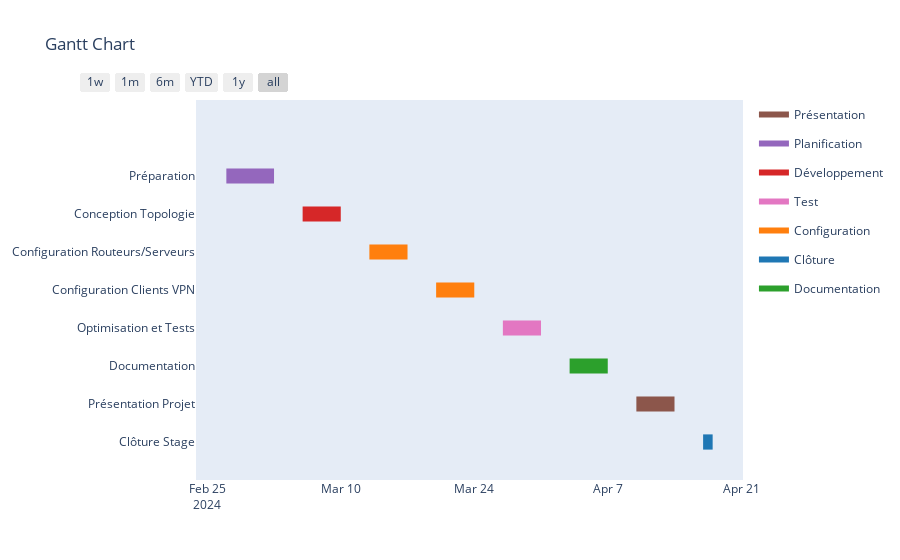

Write notebook code for a chart like this one.
### Code cell
import plotly.figure_factory as ff
import datetime

#Définition des tâches avec leurs dates de début et de fin
tasks = [
    dict(Task="Préparation", Start='2024-02-27', Finish='2024-03-03', Resource='Planification'),
    dict(Task="Conception Topologie", Start='2024-03-06', Finish='2024-03-10', Resource='Développement'),
    dict(Task="Configuration Routeurs/Serveurs", Start='2024-03-13', Finish='2024-03-17', Resource='Configuration'),
    dict(Task="Configuration Clients VPN", Start='2024-03-20', Finish='2024-03-24', Resource='Configuration'),
    dict(Task="Optimisation et Tests", Start='2024-03-27', Finish='2024-03-31', Resource='Test'),
    dict(Task="Documentation", Start='2024-04-03', Finish='2024-04-07', Resource='Documentation'),
    dict(Task="Présentation Projet", Start='2024-04-10', Finish='2024-04-14', Resource='Présentation'),
    dict(Task="Clôture Stage", Start='2024-04-17', Finish='2024-04-18', Resource='Clôture')
]

#Création du diagramme de Gantt
fig = ff.create_gantt(tasks, index_col='Resource', show_colorbar=True, group_tasks=True)

#Affichage du graphique
fig.show()

### Figure 1 — Plotly figure (JSON) as saved in the notebook; plotly's stock layout.template omitted (floating-point values rounded to 4 significant figures)
{"data": [{"fill": "toself", "fillcolor": "rgb(140, 86, 75)", "hoverinfo": "name", "legendgroup": "rgb(140, 86, 75)", "mode": "none", "name": "Présentation", "showlegend": true, "type": "scatter", "x": ["2024-04-10", "2024-04-14", "2024-04-14", "2024-04-10"], "y": [0.8, 0.8, 1.2, 1.2]}, {"fill": "toself", "fillcolor": "rgb(148, 103, 189)", "hoverinfo": "name", "legendgroup": "rgb(148, 103, 189)", "mode": "none", "name": "Planification", "showlegend": true, "type": "scatter", "x": ["2024-02-27", "2024-03-03", "2024-03-03", "2024-02-27"], "y": [6.8, 6.8, 7.2, 7.2]}, {"fill": "toself", "fillcolor": "rgb(214, 39, 40)", "hoverinfo": "name", "legendgroup": "rgb(214, 39, 40)", "mode": "none", "name": "Développement", "showlegend": true, "type": "scatter", "x": ["2024-03-06", "2024-03-10", "2024-03-10", "2024-03-06"], "y": [5.8, 5.8, 6.2, 6.2]}, {"fill": "toself", "fillcolor": "rgb(227, 119, 194)", "hoverinfo": "name", "legendgroup": "rgb(227, 119, 194)", "mode": "none", "name": "Test", "showlegend": true, "type": "scatter", "x": ["2024-03-27", "2024-03-31", "2024-03-31", "2024-03-27"], "y": [2.8, 2.8, 3.2, 3.2]}, {"fill": "toself", "fillcolor": "rgb(255, 127, 14)", "hoverinfo": "name", "legendgroup": "rgb(255, 127, 14)", "mode": "none", "name": "Configuration", "showlegend": true, "type": "scatter", "x": ["2024-03-13", "2024-03-17", "2024-03-17", "2024-03-13", "2024-03-13", "2024-03-20", "2024-03-24", "2024-03-24", "2024-03-20"], "y": [4.8, 4.8, 5.2, 5.2, null, 3.8, 3.8, 4.2, 4.2]}, {"fill": "toself", "fillcolor": "rgb(31, 119, 180)", "hoverinfo": "name", "legendgroup": "rgb(31, 119, 180)", "mode": "none", "name": "Clôture", "showlegend": true, "type": "scatter", "x": ["2024-04-17", "2024-04-18", "2024-04-18", "2024-04-17"], "y": [-0.2, -0.2, 0.2, 0.2]}, {"fill": "toself", "fillcolor": "rgb(44, 160, 44)", "hoverinfo": "name", "legendgroup": "rgb(44, 160, 44)", "mode": "none", "name": "Documentation", "showlegend": true, "type": "scatter", "x": ["2024-04-03", "2024-04-07", "2024-04-07", "2024-04-03"], "y": [1.8, 1.8, 2.2, 2.2]}, {"legendgroup": "rgb(140, 86, 75)", "marker": {"color": "rgb(140, 86, 75)", "opacity": 0, "size": 1}, "mode": "markers", "name": "", "showlegend": false, "text": [null, null], "type": "scatter", "x": ["2024-04-10", "2024-04-14"], "y": [1, 1]}, {"legendgroup": "rgb(148, 103, 189)", "marker": {"color": "rgb(148, 103, 189)", "opacity": 0, "size": 1}, "mode": "markers", "name": "", "showlegend": false, "text": [null, null], "type": "scatter", "x": ["2024-02-27", "2024-03-03"], "y": [7, 7]}, {"legendgroup": "rgb(214, 39, 40)", "marker": {"color": "rgb(214, 39, 40)", "opacity": 0, "size": 1}, "mode": "markers", "name": "", "showlegend": false, "text": [null, null], "type": "scatter", "x": ["2024-03-06", "2024-03-10"], "y": [6, 6]}, {"legendgroup": "rgb(227, 119, 194)", "marker": {"color": "rgb(227, 119, 194)", "opacity": 0, "size": 1}, "mode": "markers", "name": "", "showlegend": false, "text": [null, null], "type": "scatter", "x": ["2024-03-27", "2024-03-31"], "y": [3, 3]}, {"legendgroup": "rgb(255, 127, 14)", "marker": {"color": "rgb(255, 127, 14)", "opacity": 0, "size": 1}, "mode": "markers", "name": "", "showlegend": false, "text": [null, null, null, null], "type": "scatter", "x": ["2024-03-13", "2024-03-17", "2024-03-20", "2024-03-24"], "y": [5, 5, 4, 4]}, {"legendgroup": "rgb(31, 119, 180)", "marker": {"color": "rgb(31, 119, 180)", "opacity": 0, "size": 1}, "mode": "markers", "name": "", "showlegend": false, "text": [null, null], "type": "scatter", "x": ["2024-04-17", "2024-04-18"], "y": [0, 0]}, {"legendgroup": "rgb(44, 160, 44)", "marker": {"color": "rgb(44, 160, 44)", "opacity": 0, "size": 1}, "mode": "markers", "name": "", "showlegend": false, "text": [null, null], "type": "scatter", "x": ["2024-04-03", "2024-04-07"], "y": [2, 2]}], "layout": {"autosize": true, "hovermode": "closest", "showlegend": true, "title": {"text": "Gantt Chart"}, "xaxis": {"autorange": true, "range": ["2024-02-23 21:40:49.0706", "2024-04-21 02:19:10.9294"], "rangeselector": {"buttons": [{"count": 7, "label": "1w", "step": "day", "stepmode": "backward"}, {"count": 1, "label": "1m", "step": "month", "stepmode": "backward"}, {"count": 6, "label": "6m", "step": "month", "stepmode": "backward"}, {"count": 1, "label": "YTD", "step": "year", "stepmode": "todate"}, {"count": 1, "label": "1y", "step": "year", "stepmode": "backward"}, {"step": "all"}]}, "showgrid": false, "type": "date", "zeroline": false}, "yaxis": {"autorange": false, "range": [-1, 9], "showgrid": false, "ticktext": ["Clôture Stage", "Présentation Projet", "Documentation", "Optimisation et Tests", "Configuration Clients VPN", "Configuration Routeurs/Serveurs", "Conception Topologie", "Préparation"], "tickvals": [0, 1, 2, 3, 4, 5, 6, 7], "type": "linear", "zeroline": false}}}
